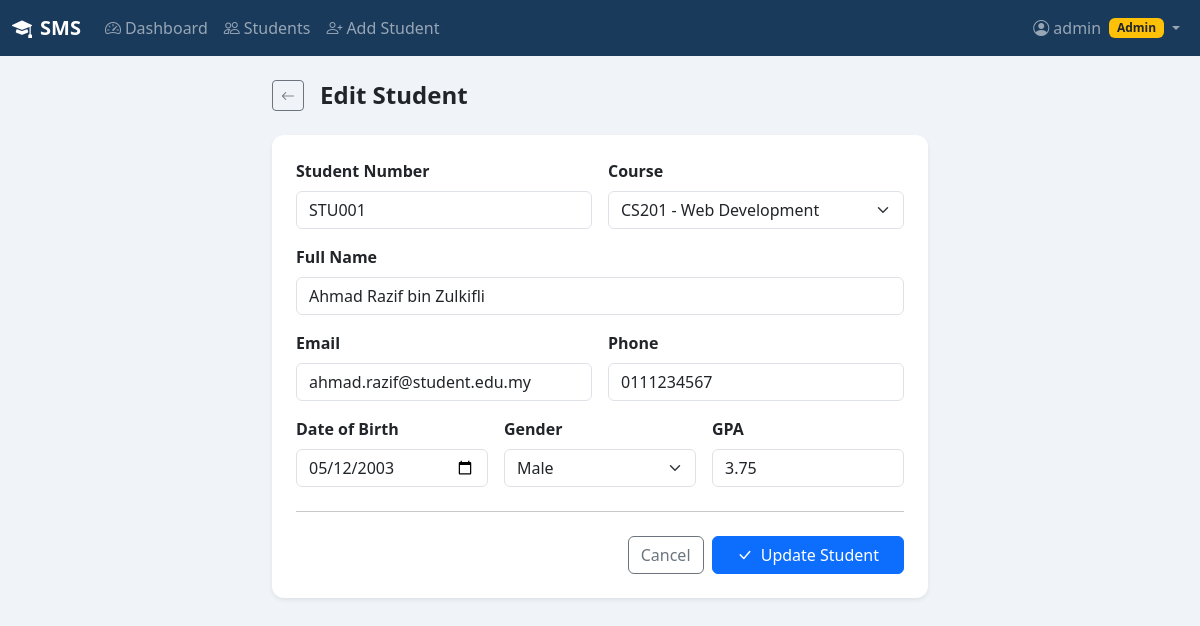
The page /students/edit.php?id=1 (signed in) on the database its author committed.
### tables this page shows
CREATE TABLE IF NOT EXISTS students (
    id INT AUTO_INCREMENT PRIMARY KEY,
    course_id INT NOT NULL,
    student_no VARCHAR(20) NOT NULL UNIQUE,
    name VARCHAR(100) NOT NULL,
    email VARCHAR(100) NOT NULL UNIQUE,
    phone VARCHAR(20),
    dob DATE,
    gender ENUM('Male','Female','Other') NOT NULL DEFAULT 'Male',
    gpa DECIMAL(3,2) DEFAULT 0.00,
    created_at TIMESTAMP DEFAULT CURRENT_TIMESTAMP,
    FOREIGN KEY (course_id) REFERENCES courses(id) ON DELETE RESTRICT
);

### students/edit.php (the view, shortened to what this page needs)
<?php
require_once '../config/db.php';
$id = intval($_GET['id'] ?? 0);
$stmt = $conn->prepare("
    SELECT s.*, c.id AS course_id
    FROM students s JOIN courses c ON s.course_id = c.id
    WHERE s.id = ?
");
$stmt->bind_param("i", $id);
$stmt->execute();
$student = $stmt->get_result()->fetch_assoc();
$data = $student;
$courses = $conn->query("SELECT id, code, name FROM courses ORDER BY name")->fetch_all(MYSQLI_ASSOC);
$isAdmin = $_SESSION['role'] === 'admin';
?>
<!DOCTYPE html>
<html lang="en">
<head>
    <link href="https://cdn.jsdelivr.net/npm/bootstrap@5.3.3/dist/css/bootstrap.min.css" rel="stylesheet">
    <link href="https://cdn.jsdelivr.net/npm/bootstrap-icons@1.11.3/font/bootstrap-icons.min.css" rel="stylesheet">
</head>
<body>
<?php include '../includes/navbar.php'; ?>
<div class="container py-4" style="max-width:680px">
    <div class="d-flex align-items-center gap-3 mb-4">
        <a href="index.php" class="btn btn-sm btn-outline-secondary">
            <i class="bi bi-arrow-left"></i>
        </a>
        <div>
            <h4 class="mb-0 fw-bold">Edit Student</h4>
        </div>
    </div>
    <div class="card border-0 shadow-sm" style="border-radius:12px">
        <div class="card-body p-4">
            <form method="POST" novalidate>
                <div class="row g-3">
                    <div class="col-md-6">
                        <label class="form-label fw-semibold">Student Number</label>
                        <input type="text" name="student_no" class="form-control"
                               value="<?= htmlspecialchars($data['student_no']) ?>"
                               <?= !$isAdmin ? 'readonly' : '' ?>>
                    </div>
                    <div class="col-md-6">
                        <label class="form-label fw-semibold">Course</label>
                        <?php if ($isAdmin): ?>
                        <select name="course_id" class="form-select">
                            <?php foreach ($courses as $c): ?>
                            <option value="<?= $c['id'] ?>" <?= $data['course_id']==$c['id'] ? 'selected' : '' ?>>
                                <?= htmlspecialchars($c['code'].' - '.$c['name']) ?>
                            </option>
                            <?php endforeach; ?>
                        </select>
                        <?php else: ?>
                        <input type="text" class="form-control" value="<?= htmlspecialchars($data['course_id']) ?>" readonly>
                        <?php endif; ?>
                    </div>
                    <div class="col-12">
                        <label class="form-label fw-semibold">Full Name</label>
                        <input type="text" name="name" class="form-control"
                               value="<?= htmlspecialchars($data['name']) ?>"
                               <?= !$isAdmin ? 'readonly' : '' ?>>
                    </div>
                    <div class="col-md-6">
                        <label class="form-label fw-semibold">Email</label>
                        <input type="email" name="email" class="form-control"
                               value="<?= htmlspecialchars($data['email']) ?>"
                               <?= !$isAdmin ? 'readonly' : '' ?>>
                    </div>
                    <div class="col-md-6">
                        <label class="form-label fw-semibold">Phone <?= !$isAdmin ? '<span class="badge bg-success ms-1 small">Editable</span>' : '' ?></label>
                        <input type="text" name="phone" class="form-control"
                               value="<?= htmlspecialchars($data['phone']) ?>">
                    </div>
                    <div class="col-md-4">
                        <label class="form-label fw-semibold">Date of Birth</label>
                        <input type="date" name="dob" class="form-control"
                               value="<?= htmlspecialchars($data['dob']) ?>"
                               <?= !$isAdmin ? 'readonly' : '' ?>>
                    </div>
                    <div class="col-md-4">
                        <label class="form-label fw-semibold">Gender</label>
                        <?php if ($isAdmin): ?>
                        <select name="gender" class="form-select">
                            <?php foreach (['Male','Female','Other'] as $g): ?>
                            <option value="<?= $g ?>" <?= $data['gender']===$g ? 'selected' : '' ?>><?= $g ?></option>
                            <?php endforeach; ?>
                        </select>
                        <?php else: ?>
                        <input type="text" class="form-control" value="<?= htmlspecialchars($data['gender']) ?>" readonly>
                        <?php endif; ?>
                    </div>
                    <div class="col-md-4">
                        <label class="form-label fw-semibold">GPA <?= !$isAdmin ? '<span class="badge bg-success ms-1 small">Editable</span>' : '' ?></label>
                        <input type="number" name="gpa" class="form-control" step="0.01" min="0" max="4"
                               value="<?= htmlspecialchars($data['gpa']) ?>">
                    </div>
                </div>
                <hr class="my-4">
                <div class="d-flex gap-2 justify-content-end">
                    <a href="index.php" class="btn btn-outline-secondary">Cancel</a>
                    <button type="submit" class="btn btn-primary px-4">
                        <i class="bi bi-check-lg me-1"></i> Update Student
                    </button>
                </div>
            </form>
        </div>
    </div>
</div>
</body>
</html>

### students/edit.php (style rules this page uses)
body { background:#f0f4f8 }

### rows shown on the page
students: student_no "STU001", name "Ahmad Razif bin Zulkifli", email "ahmad.razif@student.edu.my", phone "0111234567", dob "05/12/2003", gender "Male", gpa "3.75"

### other values the page prints
$_SESSION['username'] "admin"
$_SESSION['role'] "Admin"
form field course_id "CS201 - Web Development"
